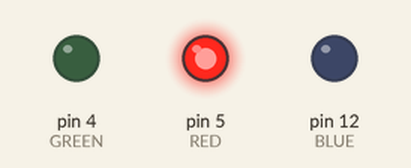
Recording of a sketch running on a simulated Arduino Uno, built with avr-gcc and run on an emulated ATmega328P. On the bench: output pins drawn as LEDs (lit = HIGH). What the sketch prints to the serial monitor is not drawn.

Above: at 0.1 s.
At 1.3 s:
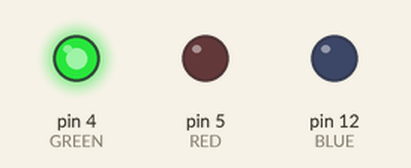
At 2.2 s:
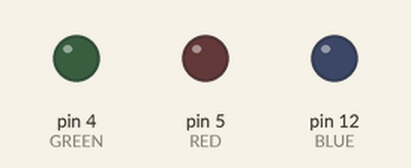
Timing chart, 0 to 3.7 s (numbered marks = the images above):
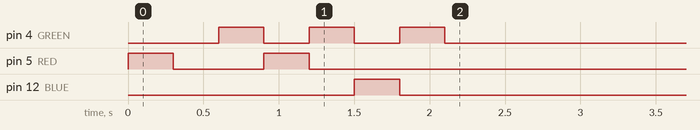

The sketch:

Q4.ino
```cpp
#define RED 5
#define GREEN 4
#define BLUE 12

char array1[10]={'R','1','2','G','R','G','B','G','D','C'};

void setup() {
  // put your setup code here, to run once:
  Serial.begin(9600);
  int arraysize = sizeof(array1)/sizeof(char);
  int red_counter= 0;
  int green_counter=0;
  int blue_counter=0;

  pinMode(RED,OUTPUT);
  pinMode(GREEN,OUTPUT);
  pinMode(BLUE,OUTPUT);

  for(int i = 0; i<arraysize; i++){
    if(array1[i]=='R'){
      digitalWrite(RED,HIGH);
      delay(300);
      digitalWrite(RED,LOW);
      red_counter++;
    } else if (array1[i]=='G'){
        digitalWrite(GREEN,HIGH);
        delay(300);
        digitalWrite(GREEN,LOW);
        green_counter++;
    } else if(array1[i]=='B'){
        digitalWrite(BLUE,HIGH);
        delay(300);
        digitalWrite(BLUE,LOW);
        blue_counter++;
    } else {
      delay(150);
    }

  }
  Serial.print("The number of R:");
  Serial.println(red_counter);
  Serial.print("The number of G:");
  Serial.println(green_counter);
  Serial.print("The number of B:");
  Serial.println(blue_counter);


}

void loop() {
  // put your main code here, to run repeatedly:

}
```
